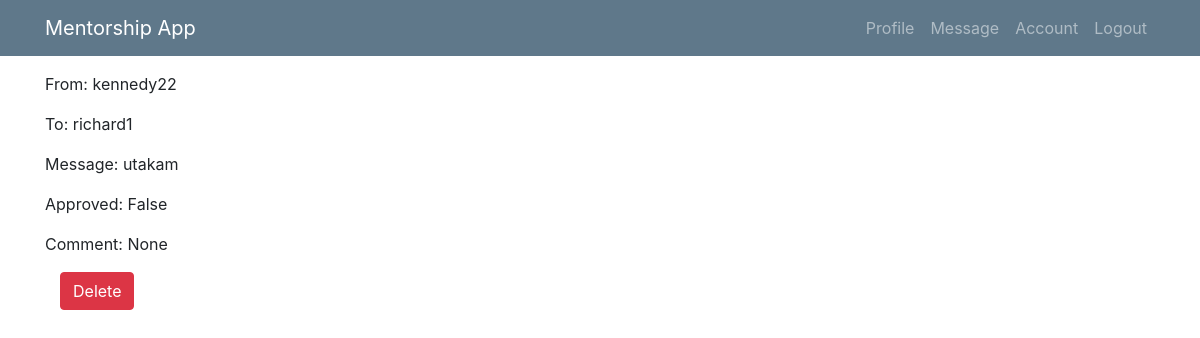
The page /9 (signed in) on the database as committed earlier.
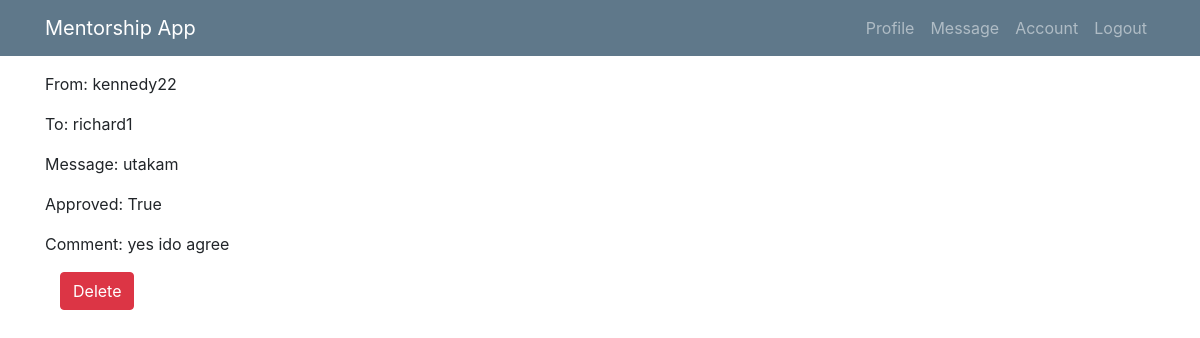
The same page on the database as committed later.
### mentee/models.py (models this page shows, shortened)
class Msg(models.Model):
    sender = models.ForeignKey(User, related_name="sender", on_delete=models.CASCADE, null=True)
    receipient = models.ForeignKey(User, related_name="receipient", on_delete=models.CASCADE)
    msg_content = models.TextField(max_length=100)
    sent_at = models.DateTimeField(null=True, blank=True)
    comment = models.TextField(blank=True, null=True)
    comment_at = models.DateTimeField(blank=True, null=True)
    is_approved = models.BooleanField(default=False, verbose_name="Approve?")
    date_approved = models.DateTimeField(blank=True, null=True)
    objects = UserManager()
    class Meta:
        ordering = ['-sent_at']

class User(AbstractUser):
    is_mentee = models.BooleanField(default=False)
    is_mentor = models.BooleanField(default=False)

### mentee/views/mentee.py (the view)
# urls.py: path('<int:pk>', mentee.SentDetailView.as_view(), name="sent"),
class SentDetailView(DetailView):
    model = Msg
    context_object_name = 'messo'
    template_name = 'menti/sent.html'
    def get_queryset(self):
        return self.model.objects.filter(sender=self.request.user)

### mentee/templates/menti/sent.html
{% extends 'menti/base.html' %}
{% block content %}
<br><br><br>
<p>From: {{ messo.sender }} </p>
<p>To: {{ messo.receipient }} </p>
<p>Message: {{ messo.msg_content }}</p>
<p>Approved: {{ messo.is_approved }}</p>
<p>Comment: {{ messo.comment }}</p>
<div class="container">
  <p><a class="btn btn-danger" href="{% url 'delete' pk=messo.pk %}">Delete</a></p>
</div>
{% endblock %}

### mentee/templates/menti/base.html (shortened to what this page needs)
{% load static %}
<!DOCTYPE html>
<html lang="en" xmlns="http://www.w3.org/1999/html">
  <head>
    <link rel="stylesheet" type="text/css" href="{% static 'mentee/main.css' %}">
      <link rel="stylesheet" type="text/css" href="{% static 'css/bootstrap.css' %}">
      <link rel="stylesheet" type="text/css" href="{% static 'css/bootstrap-grid.css' %}">
      <link rel="stylesheet" type="text/css" href="{% static 'css/bootstrap-reboot.css' %}">
  </head>
  <body>
  <header class="site-header">
      <nav class="navbar navbar-expand-md navbar-dark bg-steel fixed-top">
        <div class="container">
          <a class="navbar-brand mr-4" href="">Mentorship App</a>
          <div class="collapse navbar-collapse" id="navbarToggle">
            <div class="navbar-nav">
             {% if user.is_authenticated %}
                <a class="nav-item nav-link" href="{% url 'profile' %}">Profile</a>
                <a class="nav-item nav-link" href="{% url 'module-message' %}">Message</a>
                <a class="nav-item nav-link" href="{% url 'account' %}">Account</a>
                <a class="nav-item nav-link" href="{% url 'logout' %}">Logout</a>
              {% else %}
                <a class="nav-item nav-link" href="{% url 'home' %}">Home</a>
                <a class="nav-item nav-link" href="{% url 'login' %}">Login</a>
                <a class="nav-item nav-link" href="{% url 'register' %}">Register</a>
              {% endif %}
            </div>
          </div>
        </div>
      </nav>
    </header>
<div class="container">
  {% block content %}
  {% endblock %}
</div>
  </body>
</html>

### mentee/static/mentee/main.css (style rules this page uses)
body { background: #fafafa; color: #333333; margin-top: 5rem; }
.bg-steel { background-color: #5f788a; }
.site-header .navbar-nav .nav-link { color: #cbd5db; }

Rows that differ between the two databases and show on the page:
changed Msg "utakam": is_approved "False" → "True"; comment "None" → "yes ido agree"
